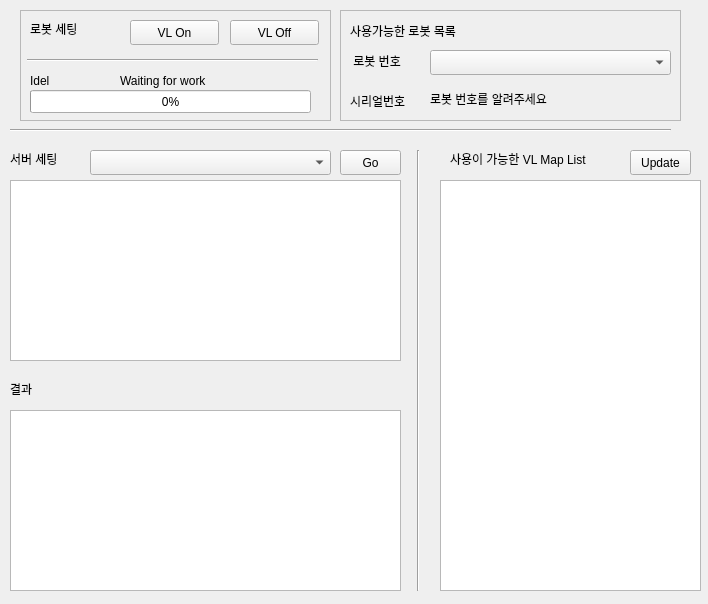
<?xml version="1.0" encoding="UTF-8"?>
<ui version="4.0">
 <class>mainWidget</class>
 <widget class="QWidget" name="mainWidget">
  <property name="geometry">
   <rect>
    <x>0</x>
    <y>0</y>
    <width>708</width>
    <height>604</height>
   </rect>
  </property>
  <property name="windowTitle">
   <string>Visual Localization Setting</string>
  </property>
  <widget class="Line" name="line">
   <property name="geometry">
    <rect>
     <x>10</x>
     <y>120</y>
     <width>661</width>
     <height>20</height>
    </rect>
   </property>
   <property name="orientation">
    <enum>Qt::Horizontal</enum>
   </property>
  </widget>
  <widget class="QLabel" name="label_3">
   <property name="geometry">
    <rect>
     <x>10</x>
     <y>150</y>
     <width>67</width>
     <height>17</height>
    </rect>
   </property>
   <property name="text">
    <string>서버 세팅</string>
   </property>
  </widget>
  <widget class="QFrame" name="frame">
   <property name="geometry">
    <rect>
     <x>20</x>
     <y>10</y>
     <width>311</width>
     <height>111</height>
    </rect>
   </property>
   <property name="frameShape">
    <enum>QFrame::StyledPanel</enum>
   </property>
   <property name="frameShadow">
    <enum>QFrame::Raised</enum>
   </property>
   <widget class="QPushButton" name="paramOn">
    <property name="geometry">
     <rect>
      <x>110</x>
      <y>10</y>
      <width>89</width>
      <height>25</height>
     </rect>
    </property>
    <property name="text">
     <string>VL On</string>
    </property>
   </widget>
   <widget class="QPushButton" name="paramOff">
    <property name="geometry">
     <rect>
      <x>210</x>
      <y>10</y>
      <width>89</width>
      <height>25</height>
     </rect>
    </property>
    <property name="text">
     <string>VL Off</string>
    </property>
   </widget>
   <widget class="QLabel" name="label_2">
    <property name="geometry">
     <rect>
      <x>10</x>
      <y>10</y>
      <width>67</width>
      <height>17</height>
     </rect>
    </property>
    <property name="text">
     <string>로봇 세팅</string>
    </property>
   </widget>
   <widget class="QProgressBar" name="progressBar">
    <property name="geometry">
     <rect>
      <x>10</x>
      <y>80</y>
      <width>281</width>
      <height>23</height>
     </rect>
    </property>
    <property name="layoutDirection">
     <enum>Qt::LeftToRight</enum>
    </property>
    <property name="value">
     <number>0</number>
    </property>
    <property name="alignment">
     <set>Qt::AlignCenter</set>
    </property>
    <property name="textDirection">
     <enum>QProgressBar::TopToBottom</enum>
    </property>
   </widget>
   <widget class="QLabel" name="statusLabel">
    <property name="geometry">
     <rect>
      <x>10</x>
      <y>60</y>
      <width>101</width>
      <height>21</height>
     </rect>
    </property>
    <property name="text">
     <string>Idel</string>
    </property>
   </widget>
   <widget class="QLabel" name="statusLabel_2">
    <property name="geometry">
     <rect>
      <x>100</x>
      <y>60</y>
      <width>191</width>
      <height>21</height>
     </rect>
    </property>
    <property name="text">
     <string>Waiting for work</string>
    </property>
   </widget>
   <widget class="Line" name="line_3">
    <property name="geometry">
     <rect>
      <x>7</x>
      <y>40</y>
      <width>291</width>
      <height>20</height>
     </rect>
    </property>
    <property name="orientation">
     <enum>Qt::Horizontal</enum>
    </property>
   </widget>
  </widget>
  <widget class="QComboBox" name="serverSet">
   <property name="geometry">
    <rect>
     <x>90</x>
     <y>150</y>
     <width>241</width>
     <height>25</height>
    </rect>
   </property>
  </widget>
  <widget class="QTableWidget" name="settingTable">
   <property name="geometry">
    <rect>
     <x>10</x>
     <y>180</y>
     <width>391</width>
     <height>181</height>
    </rect>
   </property>
  </widget>
  <widget class="QFrame" name="frame_2">
   <property name="geometry">
    <rect>
     <x>340</x>
     <y>10</y>
     <width>341</width>
     <height>111</height>
    </rect>
   </property>
   <property name="frameShape">
    <enum>QFrame::StyledPanel</enum>
   </property>
   <property name="frameShadow">
    <enum>QFrame::Raised</enum>
   </property>
   <widget class="QLabel" name="label_4">
    <property name="geometry">
     <rect>
      <x>10</x>
      <y>80</y>
      <width>71</width>
      <height>21</height>
     </rect>
    </property>
    <property name="text">
     <string>시리얼번호</string>
    </property>
   </widget>
   <widget class="QComboBox" name="robotNo">
    <property name="geometry">
     <rect>
      <x>90</x>
      <y>40</y>
      <width>241</width>
      <height>25</height>
     </rect>
    </property>
   </widget>
   <widget class="QLabel" name="label_5">
    <property name="geometry">
     <rect>
      <x>10</x>
      <y>40</y>
      <width>71</width>
      <height>21</height>
     </rect>
    </property>
    <property name="text">
     <string> 로봇 번호</string>
    </property>
   </widget>
   <widget class="QLabel" name="serialNo">
    <property name="geometry">
     <rect>
      <x>90</x>
      <y>80</y>
      <width>241</width>
      <height>17</height>
     </rect>
    </property>
    <property name="text">
     <string>로봇 번호를 알려주세요</string>
    </property>
   </widget>
   <widget class="QLabel" name="label_8">
    <property name="geometry">
     <rect>
      <x>10</x>
      <y>10</y>
      <width>291</width>
      <height>21</height>
     </rect>
    </property>
    <property name="text">
     <string>사용가능한 로봇 목록 </string>
    </property>
   </widget>
  </widget>
  <widget class="QTableWidget" name="resultTable">
   <property name="geometry">
    <rect>
     <x>10</x>
     <y>410</y>
     <width>391</width>
     <height>181</height>
    </rect>
   </property>
  </widget>
  <widget class="Line" name="line_2">
   <property name="geometry">
    <rect>
     <x>410</x>
     <y>150</y>
     <width>16</width>
     <height>441</height>
    </rect>
   </property>
   <property name="orientation">
    <enum>Qt::Vertical</enum>
   </property>
  </widget>
  <widget class="QLabel" name="label_6">
   <property name="geometry">
    <rect>
     <x>10</x>
     <y>380</y>
     <width>67</width>
     <height>17</height>
    </rect>
   </property>
   <property name="text">
    <string>결과</string>
   </property>
  </widget>
  <widget class="QTableWidget" name="settingTable_2">
   <property name="geometry">
    <rect>
     <x>440</x>
     <y>180</y>
     <width>261</width>
     <height>411</height>
    </rect>
   </property>
  </widget>
  <widget class="QLabel" name="label_7">
   <property name="geometry">
    <rect>
     <x>450</x>
     <y>150</y>
     <width>221</width>
     <height>17</height>
    </rect>
   </property>
   <property name="text">
    <string>사용이 가능한 VL Map List</string>
   </property>
  </widget>
  <widget class="QPushButton" name="severSetBtn">
   <property name="geometry">
    <rect>
     <x>340</x>
     <y>150</y>
     <width>61</width>
     <height>25</height>
    </rect>
   </property>
   <property name="text">
    <string>Go</string>
   </property>
  </widget>
  <widget class="QPushButton" name="severSetBtn_2">
   <property name="geometry">
    <rect>
     <x>630</x>
     <y>150</y>
     <width>61</width>
     <height>25</height>
    </rect>
   </property>
   <property name="text">
    <string>Update</string>
   </property>
  </widget>
 </widget>
 <resources/>
 <connections/>
</ui>
